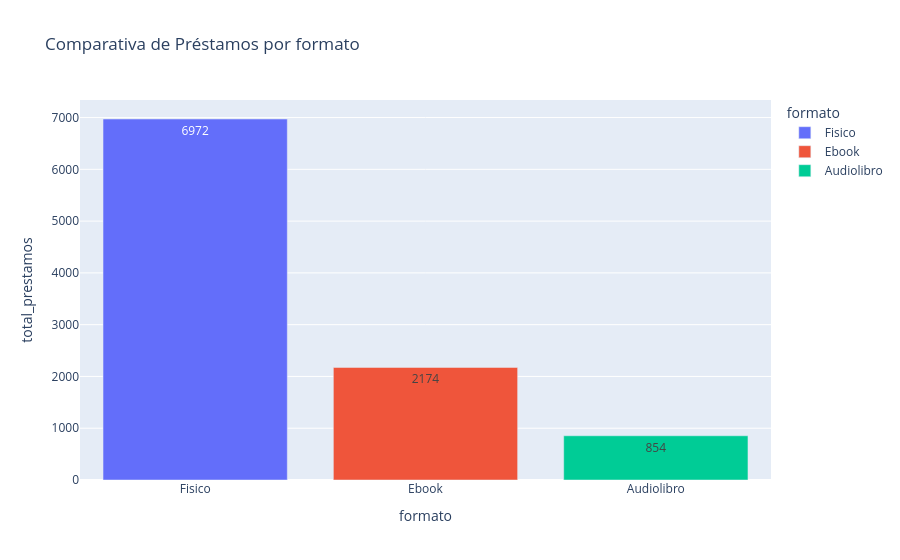

This figure's notebook cell:
### Code cell
### grafico de comparacion (prestamos totales por formato)

def obtener_comparacion():
    conn=get_connection()
    query = "select formato, count(id_prestamo) as total_prestamos from prestamos group by formato"
    df = pd.read_sql(query, conn)
    conn.close()
    return df

df = obtener_comparacion()

plt.figure(figsize=(12,6))
fig = px.bar(
    df, 
    x='formato', 
    y='total_prestamos', 
    title='Comparativa de Préstamos por formato',
    color='formato',
    text_auto=True
)

fig.show()

fig.write_html('barras_comparacion_prestamos_formato.html')

### Figure 1 — Plotly figure (JSON) as saved in the notebook; plotly's stock layout.template omitted (floating-point values rounded to 4 significant figures)
{"data": [{"hovertemplate": "formato=%{x}<br>total_prestamos=%{y}<extra></extra>", "legendgroup": "Fisico", "marker": {"color": "#636efa", "pattern": {"shape": ""}}, "name": "Fisico", "orientation": "v", "showlegend": true, "textposition": "auto", "texttemplate": "%{y}", "type": "bar", "x": ["Fisico"], "xaxis": "x", "y": [6972], "yaxis": "y"}, {"hovertemplate": "formato=%{x}<br>total_prestamos=%{y}<extra></extra>", "legendgroup": "Ebook", "marker": {"color": "#EF553B", "pattern": {"shape": ""}}, "name": "Ebook", "orientation": "v", "showlegend": true, "textposition": "auto", "texttemplate": "%{y}", "type": "bar", "x": ["Ebook"], "xaxis": "x", "y": [2174], "yaxis": "y"}, {"hovertemplate": "formato=%{x}<br>total_prestamos=%{y}<extra></extra>", "legendgroup": "Audiolibro", "marker": {"color": "#00cc96", "pattern": {"shape": ""}}, "name": "Audiolibro", "orientation": "v", "showlegend": true, "textposition": "auto", "texttemplate": "%{y}", "type": "bar", "x": ["Audiolibro"], "xaxis": "x", "y": [854], "yaxis": "y"}], "layout": {"barmode": "relative", "legend": {"title": {"text": "formato"}, "tracegroupgap": 0}, "title": {"text": "Comparativa de Préstamos por formato"}, "xaxis": {"anchor": "y", "categoryarray": ["Fisico", "Ebook", "Audiolibro"], "categoryorder": "array", "domain": [0, 1], "title": {"text": "formato"}}, "yaxis": {"anchor": "x", "domain": [0, 1], "title": {"text": "total_prestamos"}}}}
